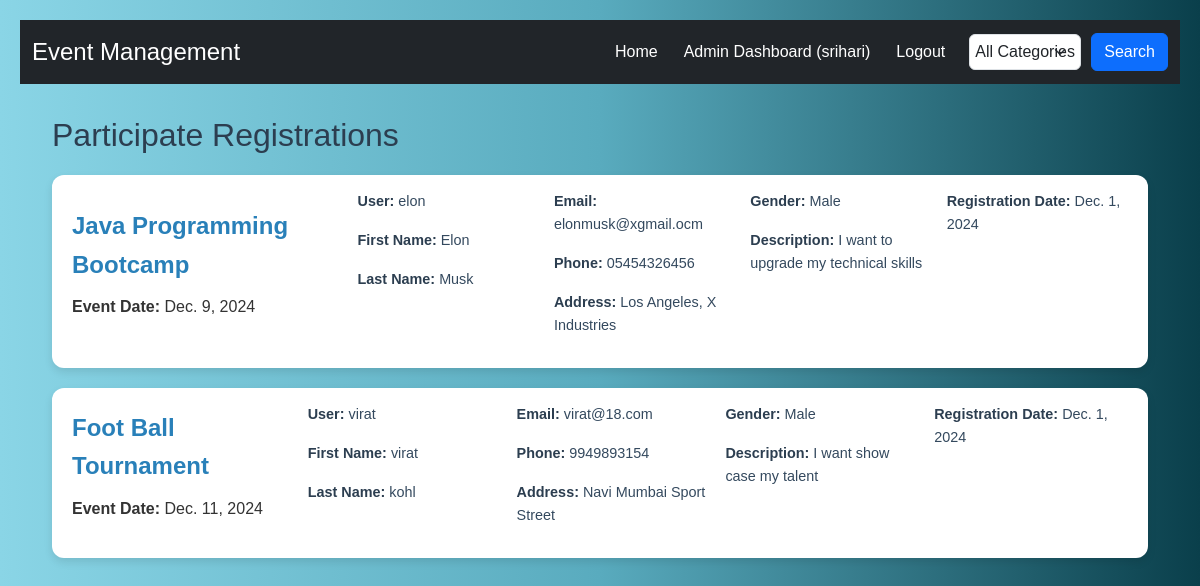
The page /admin_dashboard/ (signed in) on the database its author committed.
### app/models.py (models this page shows, shortened)
class Registration(models.Model):
    user = models.ForeignKey(User, on_delete=models.CASCADE)
    event = models.ForeignKey(Event, on_delete=models.CASCADE)
    first_name = models.CharField(max_length=50)
    last_name = models.CharField(max_length=50)
    email = models.EmailField()
    phone = models.CharField(max_length=15)
    address = models.TextField()
    gender = models.CharField(max_length=10)
    description = models.TextField()
    registration_date = models.DateField(auto_now_add=True)

class Event(models.Model):
    title = models.CharField(max_length=100)
    description = models.TextField()
    date = models.DateField()
    location = models.CharField(max_length=100)
    created_by = models.ForeignKey(User, on_delete=models.CASCADE, related_name='created_events')
    image = models.ImageField(upload_to='event_images/', null=True, blank=True)
    category = models.ForeignKey(EventCategory, on_delete=models.CASCADE, related_name='events',)  # Use a valid ID here

### app/views.py (the view)
# urls.py: path('admin_dashboard/', views.admin_dashboard, name='admin_dashboard'),
@staff_member_required
def admin_dashboard(request):
    registrations = Registration.objects.select_related('event', 'user')
    return render(request, 'admin_dashboard.html', {'registrations': registrations})

### templates/admin_dashboard.html (shortened to what this page needs)
{% extends 'base.html' %}
{% block content %}
<h2>Participate Registrations</h2>
{% if registrations %}
    <div class="card-table">
        {% for registration in registrations %}
        <div class="card-row">
            <div class="event-info">
                <div class="event-title">
                    <a href="{% url 'event_detail' registration.event.id %}">{{ registration.event.title }}</a>
                </div>
                <p><strong>Event Date:</strong> {{ registration.event.date }}</p>
            </div>
            <div class="registration-details">
                <div>
                    <p><strong>User:</strong> {{ registration.user.username }}</p>
                    <p><strong>First Name:</strong> {{ registration.first_name }}</p>
                    <p><strong>Last Name:</strong> {{ registration.last_name }}</p>
                </div>
                <div>
                    <p><strong>Email:</strong> {{ registration.email }}</p>
                    <p><strong>Phone:</strong> {{ registration.phone }}</p>
                    <p><strong>Address:</strong> {{ registration.address }}</p>
                </div>
                <div>
                    <p><strong>Gender:</strong> {{ registration.gender }}</p>
                    <p><strong>Description:</strong> {{ registration.description }}</p>
                </div>
                <div>
                    <p><strong>Registration Date:</strong> {{ registration.registration_date }}</p>
                </div>
            </div>
        </div>
        {% endfor %}
    </div>
{% else %}
    <div class="no-registrations">
        No registrations available.
    </div>
{% endif %}
{% endblock %}

### templates/base.html (shortened to what this page needs)
<!DOCTYPE html>
<html lang="en">
<head>
    <link href="https://cdn.jsdelivr.net/npm/bootstrap@5.3.0-alpha1/dist/css/bootstrap.min.css" rel="stylesheet">
</head>
<body>
    <nav class="navbar navbar-expand-lg navbar-dark bg-dark">
        <div class="container-fluid">
            <span class="navbar-brand">Event Management</span>
            <div class="d-flex ms-auto align-items-center">
                <ul class="navbar-nav me-3">
                    <li class="nav-item">
                        <a class="nav-link" href="{% url 'home' %}">Home</a>
                    </li>
                    {% if user.is_authenticated %}
                        {% if user.is_staff %}
                            <li class="nav-item">
                                <a class="nav-link" href="{% url 'admin_dashboard' %}">Admin Dashboard ({{ user.username }})</a>
                            </li>
                        {% else %}
                            <li class="nav-item">
                                <a class="nav-link" href="{% url 'user_dashboard' %}">User Dashboard ({{ user.username }})</a>
                            </li>
                        {% endif %}
                        <li class="nav-item">
                            <a class="nav-link" href="{% url 'logout' %}">Logout</a>
                        </li>
                    {% endif %}
                </ul>
                <form class="d-flex search-bar" method="GET" action="{% url 'home' %}">
                    <select class="form-select" name="category" id="category">
                        <option value="all" {% if category == 'all' %}selected{% endif %}>All Categories</option>
                    </select>
                    <button class="btn btn-primary" type="submit">Search</button>
                </form>
            </div>
        </div>
    </nav>
    <main>
        {% block content %}
        {% endblock %}
    </main>
</body>
</html>

### templates/base.html (style rules this page uses)
body { font-family: 'Arial', sans-serif; background-color: #f4f4f9; color: #333; line-height: 1.6; background: linear-gradient(to right, #8ad5e6, #59abbe, #0a3f4b); }
.navbar-brand { color: white !important; font-size: 1.5rem; }
.navbar-nav { flex-direction: row; gap: 10px; }
.nav-link { color: white !important; }
.search-bar { display: flex; gap: 10px; align-items: center; }
.search-bar select { padding: 5px; font-size: 1rem; }
.search-bar button { font-size: 1rem; }
main { padding: 2rem; }

### templates/admin_dashboard.html (style rules this page uses)
body { font-family: Arial, sans-serif; background-color: #f4f7fa; color: #333; padding: 20px; }
h2 { font-size: 2em; color: #2c3e50; margin-bottom: 20px; }
.card-table { display: flex; flex-direction: column; gap: 20px; margin-top: 20px; }
.card-row { display: flex; justify-content: space-between; align-items: center; background-color: #fff; border-radius: 12px; box-shadow: 0 4px 8px rgba(0, 0, 0, 0.1); padding: 15px 20px; transition: transform 0.3s ease, box-shadow 0.3s ease; }
.event-info, .user-info { display: flex; flex-direction: column; gap: 10px; }
.event-info .event-title { font-size: 1.5em; color: #2980b9; font-weight: bold; }
.event-info .event-title a { text-decoration: none; color: inherit; }
.registration-details { display: flex; flex-wrap: wrap; gap: 15px; font-size: 0.9em; color: #34495e; }
.registration-details div { flex: 1; }
.registration-details strong { font-weight: bold; color: #2c3e50; }

### rows shown on the page
Registration: event "Java Programming Bootcamp", event "Dec. 9, 2024", user.username "elon", first_name "Elon", last_name "Musk", email "elonmusk@xgmail.ocm", phone "05454326456", address "Los Angeles, X Industries", gender "Male", description "I want to upgrade my technical skills", registration_date "Dec. 1, 2024"
Registration: event "Foot Ball Tournament", event "Dec. 11, 2024", user.username "virat", first_name "virat", last_name "kohl", email "virat@18.com", phone "9949893154", address "Navi Mumbai Sport Street", gender "Male", description "I want show case my talent", registration_date "Dec. 1, 2024"

### other values the page prints
{{ user.username }} "srihari"
